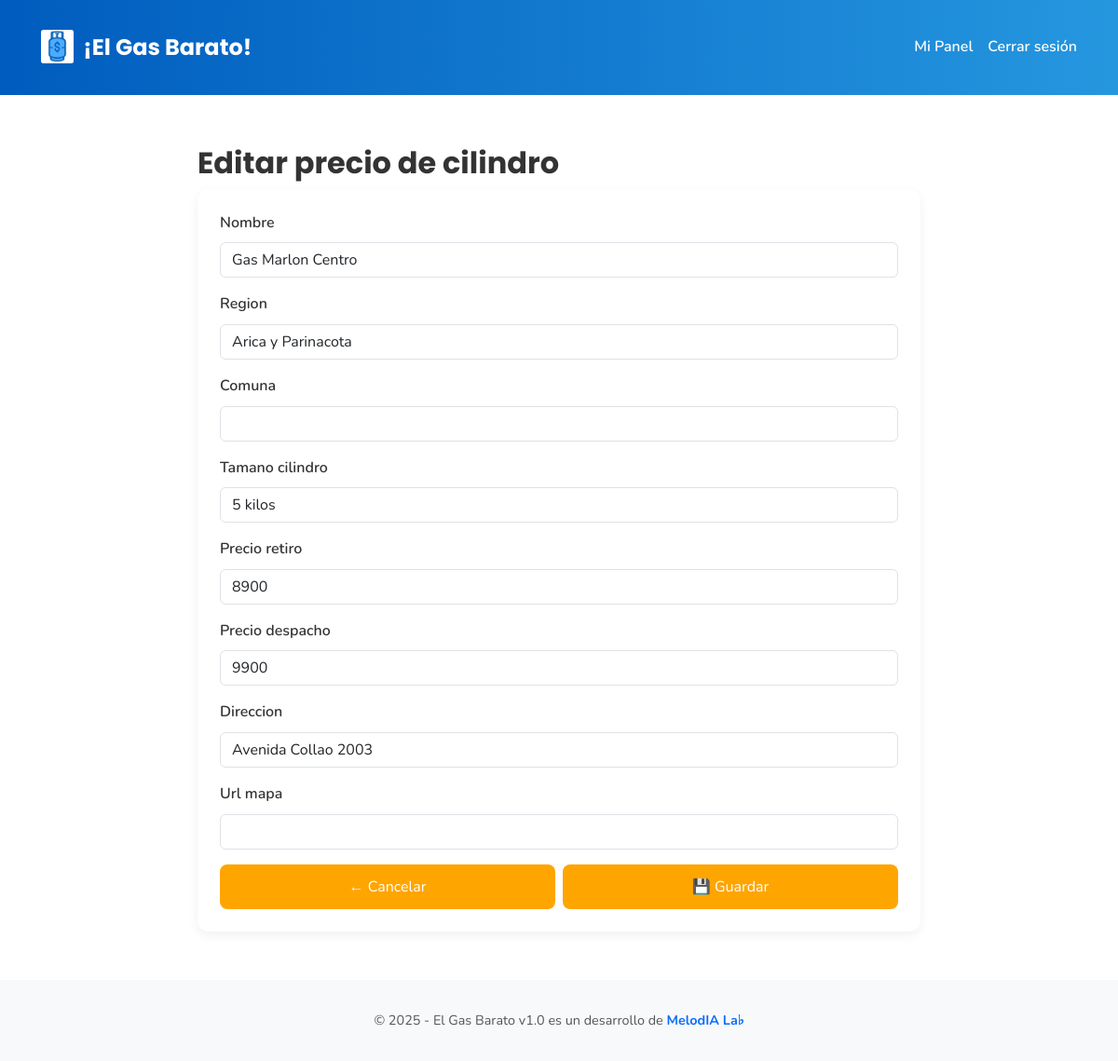
Screenshot of /panel/editar/4/ (signed in) with the database file from the repository.
### core/models.py (models this page shows, shortened)
class DistribuidorPrecio(models.Model):
    distribuidor = models.ForeignKey(User, on_delete=models.CASCADE)
    nombre = models.CharField(max_length=100, help_text="Nombre o alias visible del local")
    region = models.CharField(max_length=100)
    comuna = models.CharField(max_length=100)
    direccion = models.CharField(max_length=255, blank=True)
    latitud = models.FloatField(null=True, blank=True)
    longitud = models.FloatField(null=True, blank=True)
    url_mapa = models.URLField(blank=True)
    tamano_cilindro = models.IntegerField(choices=TAMANOS_CILINDRO)
    precio_retiro = models.PositiveIntegerField(null=True, blank=True)
    precio_despacho = models.PositiveIntegerField(null=True, blank=True)
    actualizado = models.DateTimeField(auto_now=True)

### core/views.py (the view)
# urls.py: path('panel/editar/<int:pk>/', editar_precio, name='editar_precio'),
@login_required
def editar_precio(request, pk):
    precio = get_object_or_404(DistribuidorPrecio, pk=pk, distribuidor=request.user)
    if request.method == 'POST':
        form = DistribuidorPrecioForm(request.POST, instance=precio)
        if form.is_valid():
            form.save()
            messages.success(request, 'Precio actualizado correctamente.')
            return redirect('panel_distribuidor')
        else:
            messages.error(request, 'Revisa los errores del formulario.')
    else:
        form = DistribuidorPrecioForm(instance=precio)
    return render(request, 'core/editar_precio.html', {'form': form})

### core/forms.py (called while the page is built)
def cargar_regiones_comunas():
    json_path = os.path.join(settings.BASE_DIR, 'core', 'data', 'comunas_regiones.json')
    with open(json_path, 'r', encoding='utf-8') as f:
        data = json.load(f)
    regiones = [(r['region'], r['region']) for r in data['regiones']]
    comunas = [(c, c) for r in data['regiones'] for c in r['comunas']]
    return regiones, comunas

### core/templates/core/editar_precio.html (shortened to what this page needs)
{% extends 'core/base.html' %}
{% block content %}
<div class="container mt-4">
  <h2>Editar precio de cilindro</h2>
  <form method="post">
    {% for field in form.visible_fields %}
      <div class="mb-3">
        <label class="form-label">{{ field.label }}</label>
        {{ field }}
      </div>
    {% endfor %}
    <div class="d-flex justify-content-between gap-2">
  <a href="{% url 'panel_distribuidor' %}" class="btn btn-warning w-50">← Cancelar</a>
  <button type="submit" class="btn btn-warning w-50">💾 Guardar</button>
</div>
  </form>
</div>
{% endblock %}

### core/static/css/styles.css (style rules this page uses)
*, *::before, *::after { margin: 0; padding: 0; box-sizing: border-box; }
body { font-family: 'Nunito', sans-serif; font-weight: 400; line-height: 1.6; color: #333; background: linear-gradient(135deg, #e6f0ff, #fdfdff); background-image: url('/static/img/pattern.svg'); background-repeat: repeat; background-size: 300px 300px; }
h1, h2, h3, h4, h5, h6, .title, .brand-title { font-family: 'Poppins', sans-serif; font-weight: 700; }
form { width: 100%; max-width: 100%; background-color: #ffffff; border-radius: 12px; padding: 1.5rem; box-shadow: 0 4px 12px rgba(0, 0, 0, 0.06); }
form label { font-weight: 600; color: #333; display: block; margin-bottom: 0.3rem; }
form input, form select { width: 100%; padding: 0.75rem 1rem; border: 1px solid #ccc; border-radius: 8px; font-size: 1rem; font-family: 'Nunito', sans-serif; transition: border 0.2s, box-shadow 0.2s; margin-bottom: 1rem; }
form .btn { display: inline-block; width: 100%; padding: 0.75rem 1.5rem; font-size: 1rem; border: none; border-radius: 8px; color: white; background-color: #ffa500; transition: background-color 0.3s ease, box-shadow 0.3s ease; cursor: pointer; }
.container { max-width: 800px; }

### rows the page displays
DistribuidorPrecio: visible_fields "Gas Marlon Centro" "Arica y Parinacota" "5 kilos" "8900" "9900" "Avenida Collao 2003"

### other values shown
{{ field.label }} "Nombre" "Region" "Comuna" "Tamano cilindro" "Precio retiro" "Precio despacho" "Direccion" "Url mapa"
